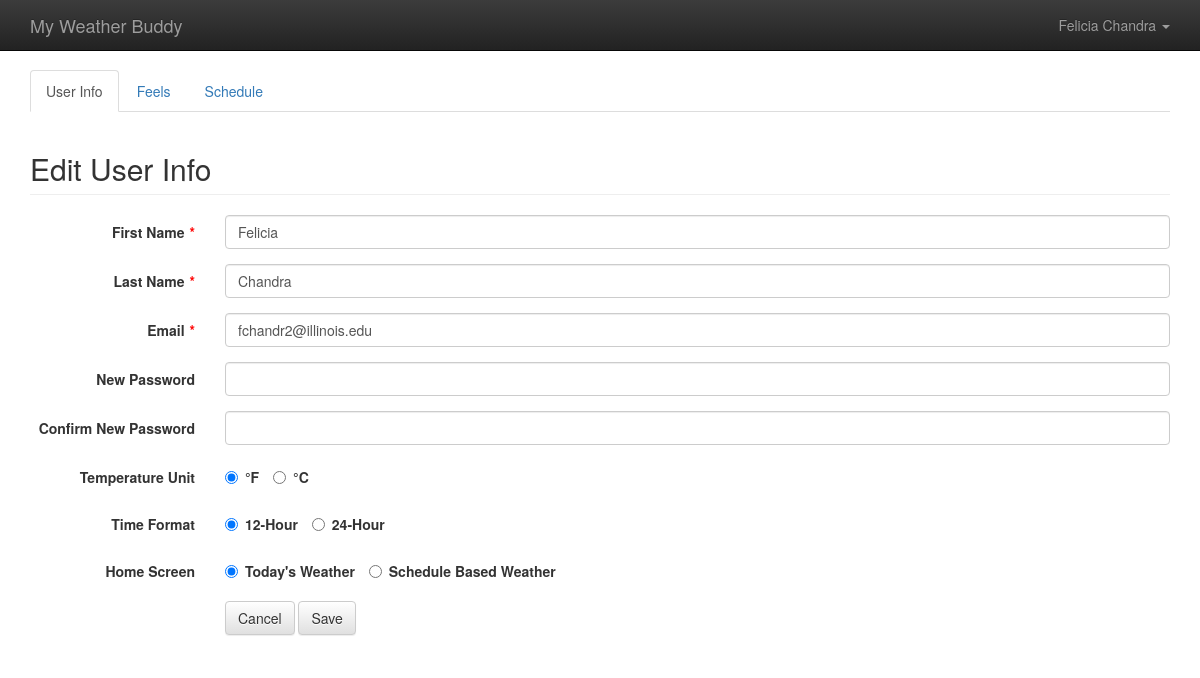
Screenshot of /index.php/user/edit (signed in) with the database file from the repository.
### tables this page shows
CREATE TABLE IF NOT EXISTS User (
	ID BIGINT NOT NULL AUTO_INCREMENT,
    First_Name VARCHAR(100) NOT NULL,
    Last_Name VARCHAR(100) NULL,
    Email VARCHAR(100) NOT NULL UNIQUE,
    `Password` CHAR(255) NOT NULL,
	Temperature_Unit VARCHAR(1) NOT NULL DEFAULT 'F',
	Time_Format VARCHAR(2) NOT NULL DEFAULT '12',
	Home_Screen VARCHAR(50) NOT NULL DEFAULT 'Today',
    Created_On DATETIME NULL,
    Modified_On DATETIME NULL,
    PRIMARY KEY (ID)
);

### application/controllers/user.php (called while the page is built, shortened)
<?php
class User
{
	public function edit()
	{
		$userID = $GLOBALS["beans"]->siteHelper->getSession("userID");
		$user = $GLOBALS["beans"]->userService->getUser($userID);
		require APP . 'views/_templates/header.php';
		require APP . 'views/user/edit.php';
		require APP . 'views/_templates/footer.php';
	}
}

### index.php (called while the page is built, shortened)
<?php
$app = new Application();

### application/helpers/siteHelper.php (called while the page is built)
<?php
class SiteHelper
{
	public function getSession($variableName)
	{
		$value = "";
		if (array_key_exists($variableName, $_SESSION))
		{
			$value = $_SESSION[$variableName];
		}
		return $value;
	}
}

### application/core/service.php (called while the page is built)
<?php
class Service
{
	function __construct($model)
	{
		$this->model = $model;
	}
}

### application/core/model.php (called while the page is built)
<?php
class Model
{
	function __construct($db)
	{
		$this->db = $db;
	}
}

### application/models/userModel.php (called while the page is built, shortened)
<?php
class UserModel extends Model
{
	public function getUser($userID)
	{
		$sql = "SELECT User.*
				FROM User
				WHERE User.ID = :user_id";
		$parameters = array(":user_id" => $userID);
		return $GLOBALS["beans"]->queryHelper->getSingleRowObject($this->db, $sql, $parameters);
	}
}

### application/helpers/queryHelper.php (called while the page is built, shortened)
<?php
class QueryHelper
{
	public function getSingleRowObject($db, $sql, $parameters) {
		$query = $db->prepare($sql);
		$query->execute($parameters);
		$result = $query->fetch();
		return $result;
	}
}

### application/services/userService.php (called while the page is built, shortened)
<?php
class UserService extends Service
{
	public function getUser($userID)
	{
		return $this->model->getUser($userID);
	}
}

### application/views/user/_editLogin.php (the view, shortened to what this page needs)
<?php if (!$this) { exit(header('HTTP/1.0 403 Forbidden')); }
if (isset($userID) && is_numeric($userID))
{
	$newUser = false;
	$passwordLabel = "New Password";
	$labelWidth = "2";
	$fieldWidth = "10";
}
else
{
	$newUser = true;
	$passwordLabel = "Password";
	$labelWidth = "4";
	$fieldWidth = "8";
}
?>
<div class="form-group">
	<label for="firstName" class="col-sm-<?php echo $labelWidth; ?> control-label">First Name</label>
	<div class="col-sm-<?php echo $fieldWidth; ?>">
		<input type="text" id="firstName" name="firstName" value="<?php echo $firstName ?>" class="form-control" required aria-required="true" />
	</div>
</div>
<div class="form-group">
	<label for="lastName" class="col-sm-<?php echo $labelWidth; ?> control-label">Last Name</label>
	<div class="col-sm-<?php echo $fieldWidth; ?>">
		<input type="text" id="lastName" name="lastName" value="<?php echo $lastName ?>" class="form-control" required aria-required="true" />
	</div>
</div>
<div class="form-group">
	<label for="email" class="col-sm-<?php echo $labelWidth; ?> control-label">Email</label>
	<div class="col-sm-<?php echo $fieldWidth; ?>">
		<input type="email" id="email" name="email" value="<?php echo $email ?>" class="form-control" required aria-required="true" />
	</div>
</div>
<div class="form-group">
	<label for="password" class="col-sm-<?php echo $labelWidth; ?> control-label"><?php echo $passwordLabel; ?></label>
	<div class="col-sm-<?php echo $fieldWidth; ?>">
		<input type="password" id="password" name="password" class="form-control" <?php if ($newUser) { ?>required aria-required="true"<?php } ?> />
	</div>
</div>
<div class="form-group">
	<label for="confirmPassword" class="col-sm-<?php echo $labelWidth; ?> control-label">Confirm <?php echo $passwordLabel; ?></label>
	<div class="col-sm-<?php echo $fieldWidth; ?>">
		<input type="password" id="confirmPassword" name="confirmPassword" class="form-control" <?php if ($newUser) { ?>required aria-required="true"<?php } ?> />
	</div>
</div>

### application/views/_templates/header.php (shortened to what this page needs)
<?php
$activeView = "";
if (array_key_exists("PATH_INFO", $_SERVER)) {
	$pathInfoArray = explode("/", $_SERVER["PATH_INFO"]);
	$activeView = $pathInfoArray[1];
}
$settingsNav = false;
if (is_numeric($userID) && in_array(strtolower($activeView), explode(",", "user,feels,schedule"))) {
	$settingsNav = true;
}
?><!DOCTYPE html>
<html lang="en">
<head>
	<link href="<?php echo URL; ?>public/css/bootstrap.css" rel="stylesheet">
	<link href="<?php echo URL; ?>public/css/bootstrap-theme.css" rel="stylesheet">
	<link href="<?php echo URL; ?>public/css/bootstrap-datepicker3.css" rel="stylesheet">
	<link href="<?php echo URL; ?>public/css/bootstrap-timepicker.css" rel="stylesheet">
</head>
<body>
	<nav class="navbar navbar-inverse navbar-fixed-top">
		<div class="container">
			<div class="navbar-header">
				<a class="navbar-brand" href="<?php echo URL_WITH_INDEX_FILE; ?>">
					My Weather Buddy
				</a>
			</div>
			<div id="navbar" class="navbar-collapse collapse">
				<ul class="nav navbar-nav navbar-right">
					<?php if (is_numeric($userID)) { ?>
						<li class="dropdown">
							<a class="dropdown-toggle" href="#!" aria-expanded="false" aria-haspopup="true" role="button" data-toggle="dropdown">
								<?php echo $user->First_Name . " " . $user->Last_Name ?>
								<span class="caret"></span>
							</a>
						</li>
					<?php }
					else { ?>
						<li>
							<a href="<?php echo URL_WITH_INDEX_FILE; ?>user">Login</a>
						</li>
					<?php } ?>
				</ul>
			</div>
		</div>
	</nav>
	<?php if ($settingsNav) {
		require APP . 'views/_templates/settings.php';
	} ?>

### application/views/user/edit.php (shortened to what this page needs)
<?php if (!$this) { exit(header('HTTP/1.0 403 Forbidden')); }
$firstName = $user->First_Name;
$lastName = $user->Last_Name;
$email = $user->Email;
?>
<div class="container">
	<h2 class="page-header">Edit User Info</h2>
	<form id="form" method="post" action="<?php echo URL_WITH_INDEX_FILE; ?>user/save" class="form-horizontal">
		<?php require '_editLogin.php' ?>
		<div class="form-group">
			<label for="temperatureUnit" class="col-sm-2 control-label">Temperature Unit</label>
			<div class="col-sm-10">
				<div class="radio-inline">
					<label>
						<input type="radio" id="temperatureUnitF" name="temperatureUnit" value="F" <?php if ($user->Temperature_Unit == "F") { ?>checked<?php } ?> />
						&deg;F
					</label>
				</div>
				<div class="radio-inline">
					<label>
						<input type="radio" id="temperatureUnitC" name="temperatureUnit" value="C" <?php if ($user->Temperature_Unit == "C") { ?>checked<?php } ?> />
						&deg;C
					</label>
				</div>
			</div>
		</div>
		<div class="form-group">
			<label for="timeFormat" class="col-sm-2 control-label">Time Format</label>
			<div class="col-sm-10">
				<div class="radio-inline">
					<label>
						<input type="radio" id="timeFormat12" name="timeFormat" value="12" <?php if ($user->Time_Format == "12") { ?>checked<?php } ?> />
						12-Hour
					</label>
				</div>
				<div class="radio-inline">
					<label>
						<input type="radio" id="timeFormat24" name="timeFormat" value="24" <?php if ($user->Time_Format == "24") { ?>checked<?php } ?> />
						24-Hour
					</label>
				</div>
			</div>
		</div>
		<div class="form-group">
			<label for="homeScreen" class="col-sm-2 control-label">Home Screen</label>
			<div class="col-sm-10">
				<div class="radio-inline">
					<label>
						<input type="radio" id="homeScreenToday" name="homeScreen" value="Today" <?php if (strcasecmp("Today", $user->Home_Screen) == 0) { ?>checked<?php } ?> />
						Today's Weather
					</label>
				</div>
				<div class="radio-inline">
					<label>
						<input type="radio" id="homeScreenSchedule" name="homeScreen" value="Schedule" <?php if (strcasecmp("Schedule", $user->Home_Screen) == 0) { ?>checked<?php } ?> />
						Schedule Based Weather
					</label>
				</div>
			</div>
		</div>
		<div class="form-group">
			<div class="col-sm-offset-2 col-sm-10">
				<button type="button" id="cancel" class="btn btn-default">Cancel</button>
				<button type="submit" class="btn btn-default">Save</button>
			</div>
		</div>
	</form>
</div>

### rows the page displays
user: First_Name "Felicia", Last_Name "Chandra", firstName "Felicia", lastName "Chandra", email "fchandr2@illinois.edu", Temperature_Unit "☑ °F", Temperature_Unit "☐ °C", Time_Format "☑ 12-Hour", Time_Format "☐ 24-Hour", Home_Screen "☑ Today's Weather", Home_Screen "☐ Schedule Based Weather"

### other values shown
$passwordLabel "New Password"
